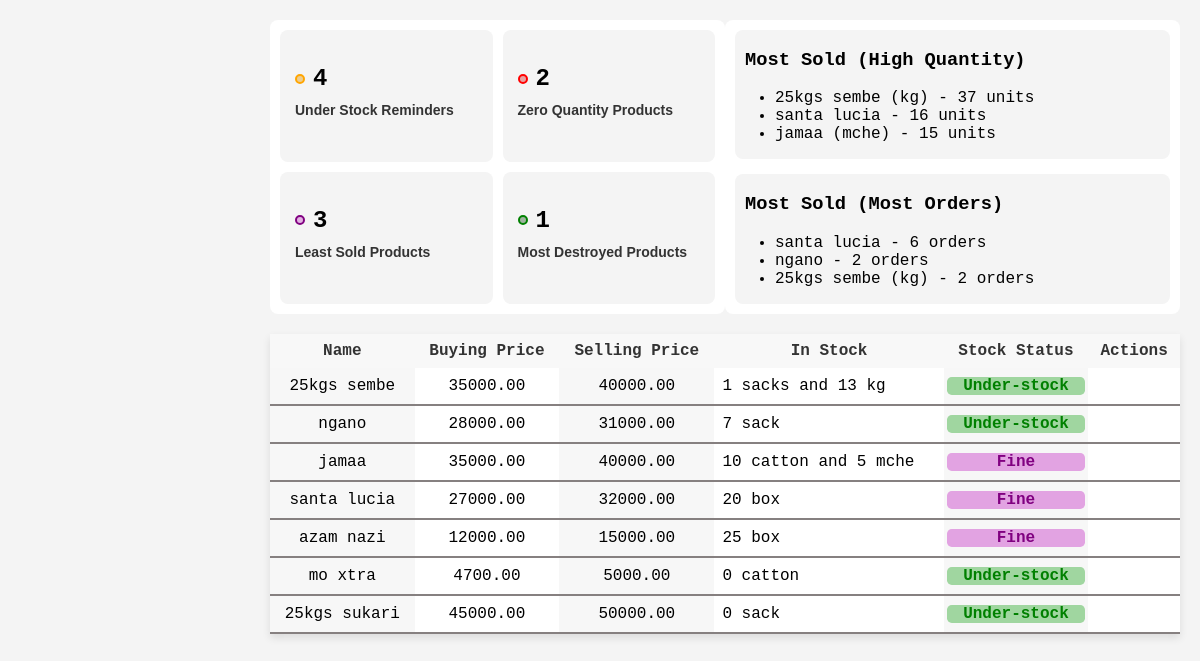
The page /products.php on the database as committed earlier.
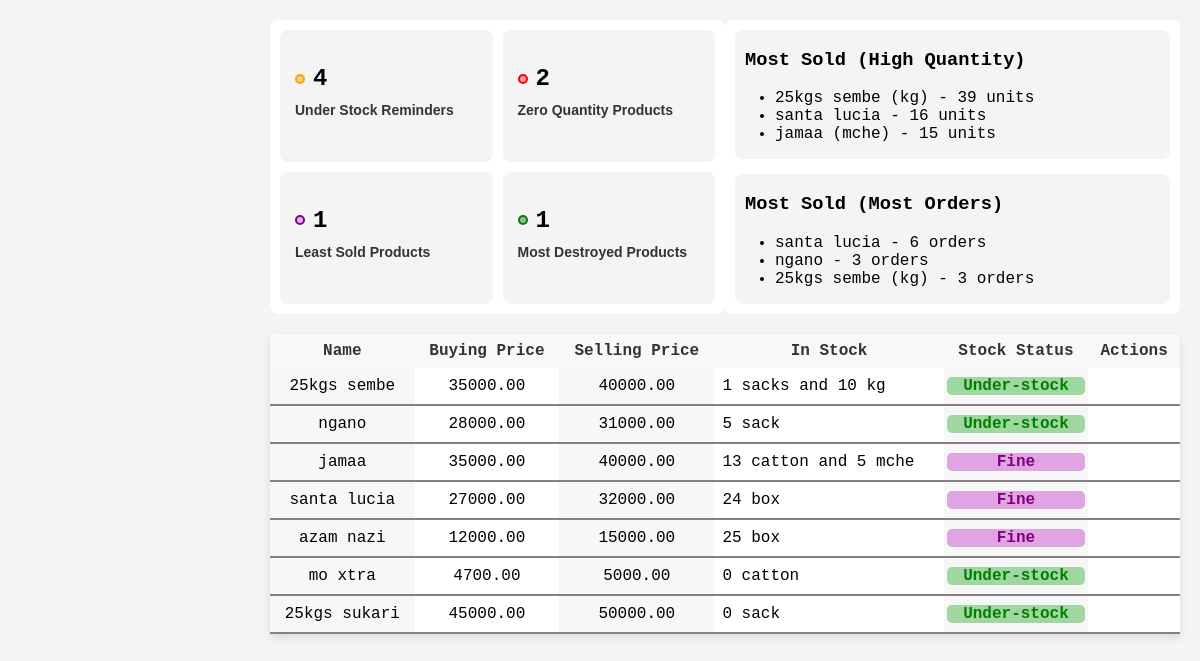
The same page on the database as committed later.
### tables this page shows
CREATE TABLE `products` (
  `product_id` int(11) NOT NULL,
  `name` varchar(50) DEFAULT NULL,
  `quantity` decimal(10,2) DEFAULT NULL,
  `quantified` varchar(20) DEFAULT NULL,
  `under_stock_reminder` decimal(10,2) DEFAULT NULL,
  `buying_price` decimal(10,2) DEFAULT NULL,
  `selling_price` decimal(10,2) DEFAULT NULL
);

CREATE TABLE `units` (
  `unit_id` int(11) NOT NULL,
  `product_id` int(11) DEFAULT NULL,
  `name` varchar(20) DEFAULT NULL,
  `per_single_quantity` decimal(10,2) DEFAULT NULL,
  `buying_price` decimal(10,2) DEFAULT NULL,
  `selling_price` decimal(10,2) DEFAULT NULL,
  `available_units` decimal(10,2) DEFAULT NULL
);

### products.php (the view, shortened to what the changed rows need)
<?php
    include 'db_connection.php';
    $query = "SELECT * FROM products";
    $result = mysqli_query($conn, $query);
    $leastSoldQuery = "SELECT COUNT(DISTINCT name) AS least_sold_products FROM order_items GROUP BY name HAVING SUM(quantity) < 5";
    $leastSoldResult = $conn->query($leastSoldQuery)->num_rows;
    $mostSoldHighQuantityQuery = "SELECT name, SUM(quantity) AS total_quantity_sold FROM order_items GROUP BY name ORDER BY total_quantity_sold DESC LIMIT 3";
    $mostSoldOrdersQuery = "SELECT name, COUNT(order_id) AS order_count FROM order_items GROUP BY name ORDER BY order_count DESC LIMIT 3";
    $mostSoldHighQuantityResult = $conn->query($mostSoldHighQuantityQuery);
    $mostSoldOrdersResult = $conn->query($mostSoldOrdersQuery);
?>
<!DOCTYPE html>
<html lang="en">
<head>
    <link rel="stylesheet" href="css/sidebar.css">
    <link rel="stylesheet" href="css/products.css">
</head>
<body>
<div class="main-content">
    <div class="tile-container">
        <div class="tile left-tile">
            <div class="room lower-left">
                <div class="icon-count">
                    <i class='bx bx-arrow-from-top icon-least'></i>
                    <span class="count"><?= $leastSoldResult; ?></span>
                </div>
            </div>
        </div>
        <div class="tile right-tile">
            <div class="list-section">
                <ul>
                    <?php while($row = $mostSoldHighQuantityResult->fetch_assoc()): ?>
                        <li><?= $row['name'] . " - " . $row['total_quantity_sold'] . " units"; ?></li>
                    <?php endwhile; ?>
                </ul>
            </div>
            <div class="list-section">
                <ul>
                    <?php while($row = $mostSoldOrdersResult->fetch_assoc()): ?>
                        <li><?= $row['name'] . " - " . $row['order_count'] . " orders"; ?></li>
                    <?php endwhile; ?>
                </ul>
            </div>
        </div>
    </div>
    <table class="products-table">
        <thead>
            <tr>
                <th>Name</th>
                <th>Buying Price</th>
                <th>Selling Price</th>
                <th>In Stock</th>
                <th>Stock Status</th>
                <th>Actions</th>
            </tr>
        </thead>
        <tbody>
            <?php while($row = mysqli_fetch_assoc($result)): ?>
                <?php
                    $productId = $row['product_id'];
                    $quantity = $row['quantity'];
                    $quantifiedAs = $row['quantified'];
                    $underStockReminder = $row['under_stock_reminder'];
                    $stockStatus = $quantity < $underStockReminder ? 'under-stock' : 'fine';
                    $wholeQuantity = floor($quantity);
                    $decimalQuantity = $quantity - $wholeQuantity;
                    if ($decimalQuantity > 0) {
                        $unitQuery = "
                            SELECT name, per_single_quantity, available_units
                            FROM units
                            WHERE product_id = $productId
                            ORDER BY per_single_quantity ASC
                            LIMIT 1
                        ";
                        $unitResult = mysqli_query($conn, $unitQuery);
                        $unitRow = mysqli_fetch_assoc($unitResult);
                        if ($unitRow) {
                            $decimalUnits = $decimalQuantity * $unitRow['per_single_quantity'];
                            $decimalUnits = floor($decimalUnits);
                            $quantityDisplay = $wholeQuantity . " " . $quantifiedAs . " and " . $decimalUnits . " " . $unitRow['name'];
                        } else {
                            $quantityDisplay = $wholeQuantity . " " . $quantifiedAs;
                        }
                    } else {
                        $quantityDisplay = $wholeQuantity . " " . $quantifiedAs;
                    }
                ?>
                <tr>
                    <td><?= $row['name']; ?></td>
                    <td><?= $row['buying_price']; ?></td>
                    <td><?= $row['selling_price']; ?></td>
                    <td style="text-align:left"> <?= $quantityDisplay; ?></td>
                    <td> <p class="stock-status <?= $stockStatus; ?>"><?= ucfirst($stockStatus); ?> </p> </td>
                    <td>
                    </td>
                </tr>
            <?php endwhile; ?>
        </tbody>
    </table>
</div>
</body>
</html>

Rows that differ between the two databases and show on the page:
changed products "25kgs sembe": quantityDisplay "1 sacks and 13 kg" → "1 sacks and 10 kg"
changed products "ngano": quantityDisplay "7 sack" → "5 sack"
changed products "jamaa": quantityDisplay "10 catton and 5 mche" → "13 catton and 5 mche"
changed products "santa lucia": quantityDisplay "20 box" → "24 box"
Other text that changed with them:
$leastSoldResult: "3" → "1"
new list line: "25kgs sembe (kg) - 39 units"
new list line: "ngano - 3 orders"
new list line: "25kgs sembe (kg) - 3 orders"
list line gone: "25kgs sembe (kg) - 37 units"
list line gone: "ngano - 2 orders"
list line gone: "25kgs sembe (kg) - 2 orders"
